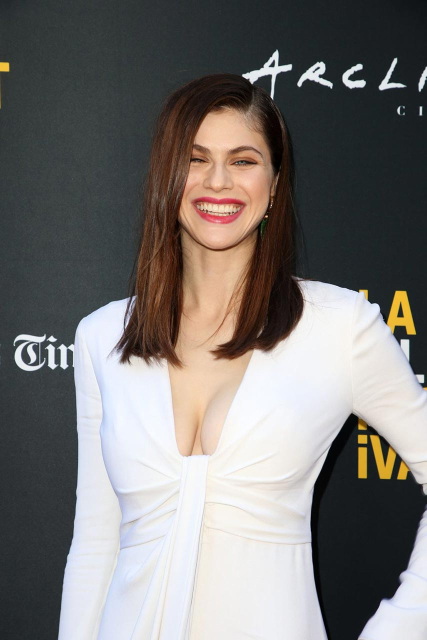
#> input picture dataset/Facial_Recognition_Test/A_Daddario/Alexandra Daddario_0.jpg, 853 x 1280 px (shown at 1/2 size)
$ jupyter execute --allow-errors ITEC_612_Facial_Recognition_Preprocessing_Group3.ipynb   (shell and % lines are left out)
#> lines starting #> are read from the running program, lines starting #| are printed output that depends on the picture
[cell 1]
#Preprocessing the Data
# =========================
# Step 0: Install dependencies
# =========================

# =========================
# Step 1: Clone your GitHub repo
# =========================
# Replace with your GitHub repo URL
# replaced

import os
# Replace with your cloned repo folder
# also done
repo_dir = "Grp3_ITEC612"
os.chdir(repo_dir)

# Check the contents
# You should see 'dataset/' folder here

# =========================
# Step 2: Imports
# =========================
from PIL import Image
from tqdm import tqdm

# =========================
# Step 3: Define input/output paths
# =========================
dataset_dir = "dataset"  # The folder in your repo containing train/val/test
processed_dir = "processed_data"  # New folder to store preprocessed images
os.makedirs(processed_dir, exist_ok=True)

target_size = (224, 224)  # Resize images
mode = "RGB"               # Convert to RGB

# =========================
# Step 4: Preprocess function
# =========================
def preprocess_and_save(input_dir, output_dir):
#> called with input_dir = 'dataset', output_dir = 'processed_data'
    for split in os.listdir(input_dir):  # train, val, test
        split_input_dir = os.path.join(input_dir, split)
        split_output_dir = os.path.join(output_dir, split)
        os.makedirs(split_output_dir, exist_ok=True)

        for person in os.listdir(split_input_dir):
            person_input_dir = os.path.join(split_input_dir, person)
            person_output_dir = os.path.join(split_output_dir, person)
            os.makedirs(person_output_dir, exist_ok=True)

            for img_file in tqdm(os.listdir(person_input_dir), desc=f"Processing {split}/{person}"):
                img_path = os.path.join(person_input_dir, img_file)
                try:
                    img = Image.open(img_path).convert(mode)
#> img is the input picture: PIL image 853x1280 RGB; mean R, G, B 119.7, 116.6, 114.8
                    #!! This line was added to help images of particularly wide aspect ratios resize well, without too much stretching which would harm future steps
                    # choosing to crop in first helps, but isn't ideal, the whole goal is to just crop all images to a 1:1 aspect ratio, before resizing to keep the pixels square.
                    # this clearly uses some kind of error handling behavior caused by cropping an image to a larger then original size, which essentially places it on a black canvas first, and then rescales it preserving pixel geometry.
                    # at the end of the day 500x500 is a magic number, if you have issues try a different value, I merely settled on the first one that seemed to work.
                    img = img.crop((0,0,500,500))
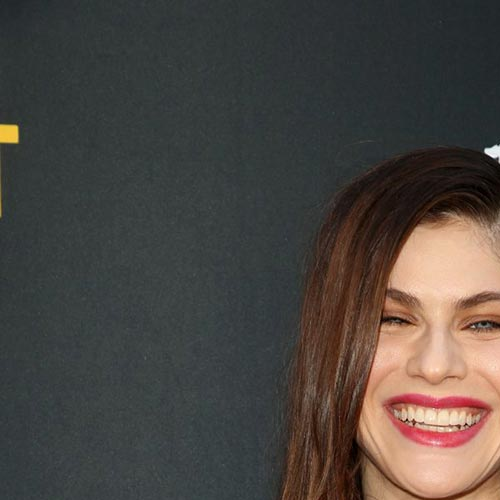
#> img: PIL image 500x500 RGB; mean R, G, B 75.3, 69.3, 64.7
                    img = img.resize(target_size)
#> img: PIL image 224x224 RGB
                    save_path = os.path.join(person_output_dir, img_file)
                    img.save(save_path)
                except Exception as e:
                    print(f"Failed to process {img_path}: {e}")

# =========================
# Step 5: Run preprocessing
# =========================
#> (the rest of this cell did not finish here and is left out)
